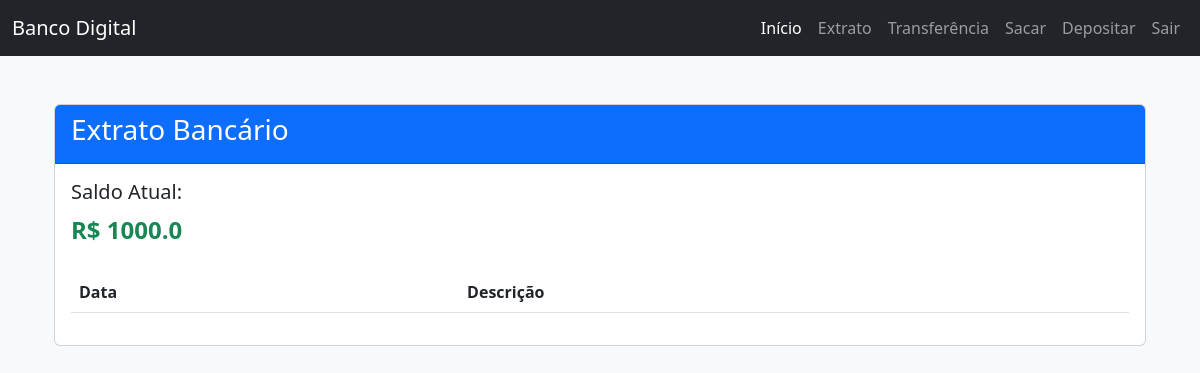
The app's page /extrato (signed in), older data.
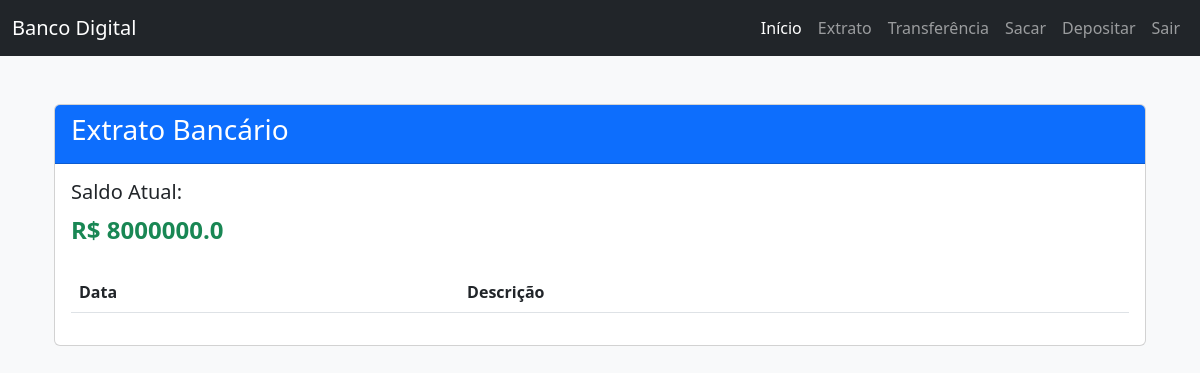
The same page, newer data.
### tables this page shows
CREATE TABLE contas (
    nome TEXT PRIMARY KEY,
    senha TEXT NOT NULL,
    erro_senha INTEGER DEFAULT 0,
    saldo REAL NOT NULL,
    saques_diarios REAL DEFAULT 0
);

### app.py (the view)
@app.route("/extrato")
@login_required
def extrato():
    conn = get_db_connection()
    cursor = conn.cursor()
    nome = session["nome"]
    cursor.execute("SELECT * FROM historico WHERE nome = ?", (nome,))
    extrato = cursor.fetchall()
    cursor.execute("SELECT saldo FROM contas WHERE nome = ?", (nome,))
    saldo_atual = cursor.fetchone()[0]
    conn.close()
    return render_template("extrato.html", saldo=saldo_atual, extrato=extrato)

### app.py (called while the page is built)
def get_db_connection():
    conn = sqlite3.connect("banco_local.db")
    conn.row_factory = sqlite3.Row  # Permite acessar os resultados como dicionários
    return conn

def login_required(f):
    @wraps(f)
    def decorated_function(*args, **kwargs):
        if "nome" not in session:
            flash("Você precisa estar logado para acessar esta página.", "danger")
            return redirect(url_for("login"))
        return f(*args, **kwargs)
    return decorated_function

### templates/extrato.html (shortened to what this page needs)
{% extends "base.html" %}
{% block content %}
<!DOCTYPE html>
<html lang="en">
<head>
    <link href="https://cdn.jsdelivr.net/npm/bootstrap@5.3.0/dist/css/bootstrap.min.css" rel="stylesheet">
</head>
<body>
    <div class="container mt-5">
        <div class="card">
            <div class="card-header bg-primary text-white">
                <h3>Extrato Bancário</h3>
            </div>
            <div class="card-body">
                <div class="mb-4">
                    <h5>Saldo Atual:</h5>
                    <p class="fs-4 text-success"><strong>R$ {{ saldo }}</strong></p>
                </div>
                <div class="table-responsive">
                    <table class="table table-striped">
                        <thead>
                            <tr>
                                <th scope="col">Data</th>
                                <th scope="col">Descrição</th>
                            </tr>
                        </thead>
                    </table>
                </div>
            </div>
        </div>
    </div>
</body>
</html>
{% endblock %}

Row changes from the older to the newer data that the page shows:
changed contas: saldo "1000.0" → "8000000.0"
